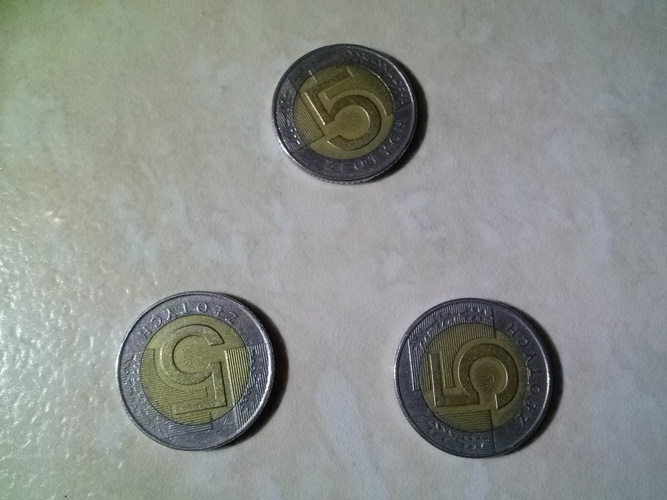
#> input picture zdjecia/monety - latwe/CAM01561.jpg, 667 x 500 px, shrunk from 1280 x 960 before the run
$ python -i 'Rozpoznawanie monet - BFMatcher.py'   (imports and definitions only)
#> lines starting #> are read from the running program, lines starting #| are printed output that depends on the picture; after the words box and inside, x2 and y2 are one past the last pixel; in counts of white or black regions, pixels touching at a corner belong together
import cv2
from matplotlib import pyplot as plt
import numpy as np
import os


def progowanie(image):
    gray = cv2.cvtColor(image, cv2.COLOR_RGB2GRAY)
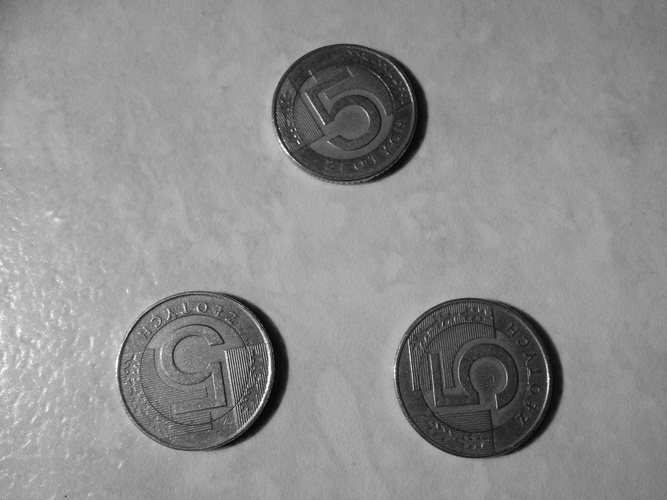
#> gray: shape (500, 667); min 1, max 254, mean 141.7

    blurred = cv2.GaussianBlur(gray, (11, 11), 0)

    thresh = cv2.adaptiveThreshold(blurred, 255, cv2.ADAPTIVE_THRESH_GAUSSIAN_C, cv2.THRESH_BINARY, 31, 10)
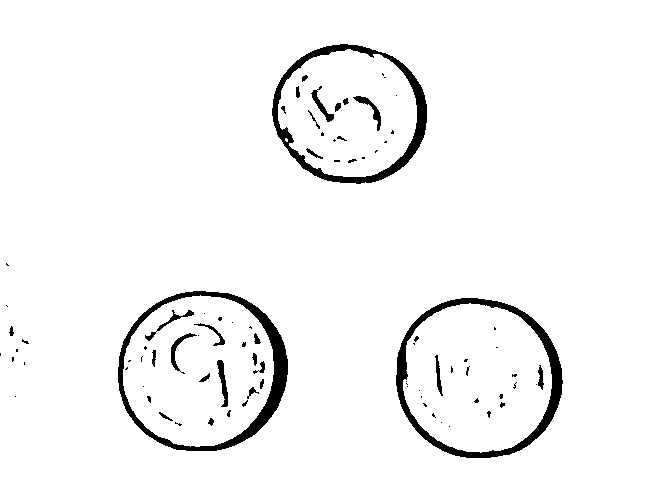
#> thresh: shape (500, 667); 96.2% white; 86 black regions (56 under 20 px), largest, box (x1, y1, x2, y2) and area: (118, 291, 288, 451) 3617, (396, 298, 563, 458) 3555, (272, 44, 427, 184) 3109

    return thresh


# [98 lines left out: function main, not called in this run]


# [1 line not run here, left out]

>>> import cv2
>>> picture = cv2.cvtColor(cv2.imread('zdjecia/monety - latwe/CAM01561.jpg'), cv2.COLOR_BGR2RGB)
>>> result = progowanie(picture)

$ run again, on zdjecia/monety - latwe/CAM01644.jpg
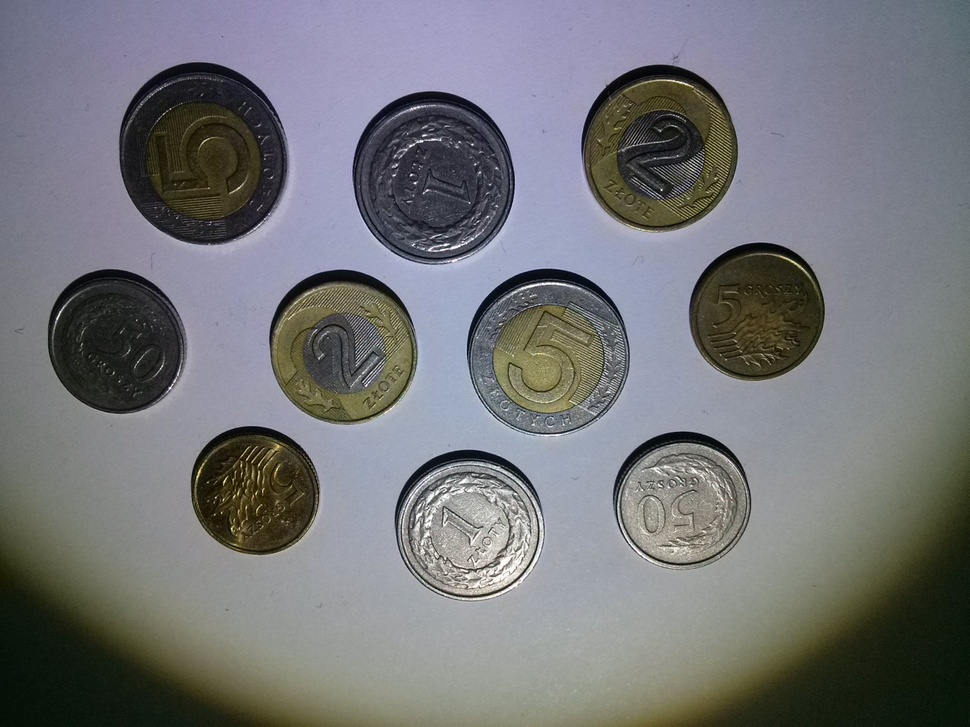
#> input picture zdjecia/monety - latwe/CAM01644.jpg, 970 x 727 px, shrunk from 1280 x 960 before the run
#> in progowanie, `gray = cv2.cvtColor(image, cv2.COLOR_RGB2GRAY)`:
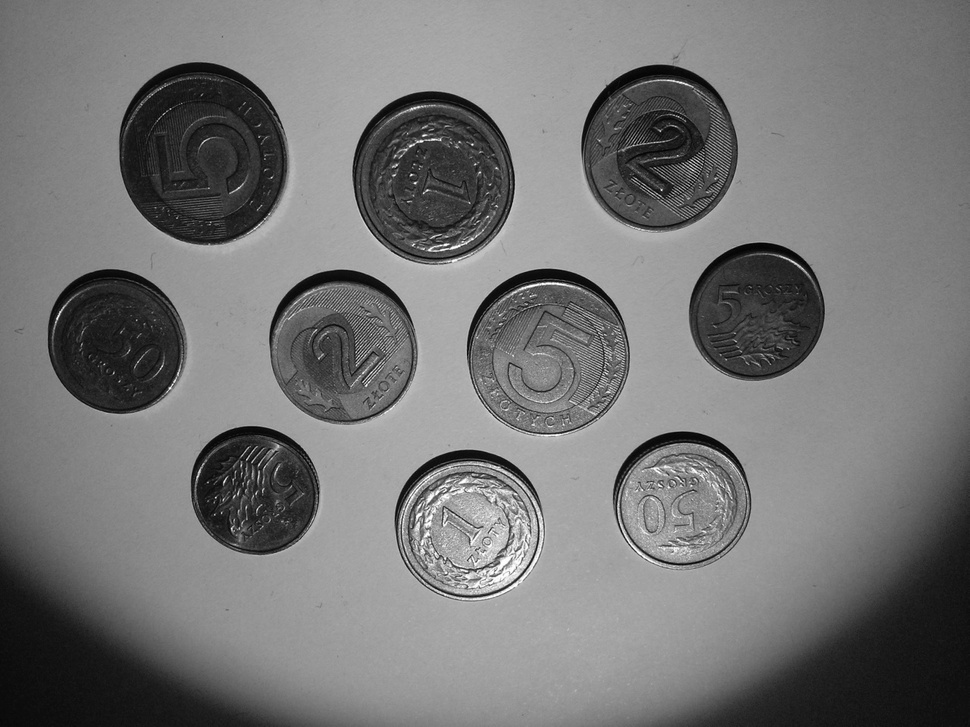
#> gray: shape (727, 970); min 0, max 255, mean 117.2
#> in progowanie, `thresh = cv2.adaptiveThreshold(blurred, 255, cv2.ADAPTIVE_THRESH_GAUSS..`:
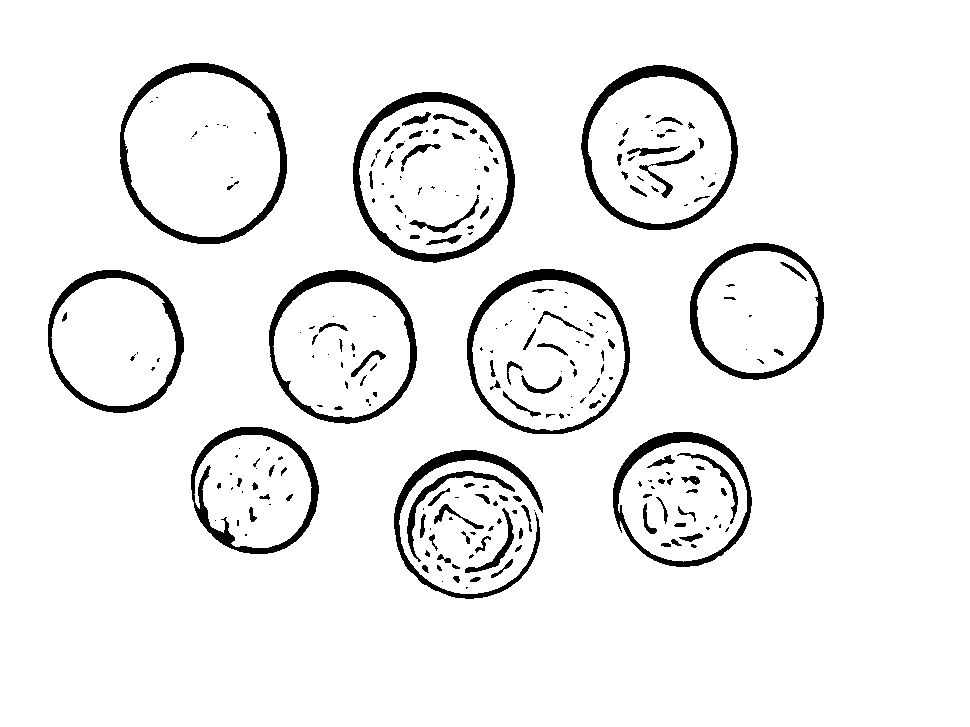
#> thresh: shape (727, 970); 94.1% white; 243 black regions (125 under 20 px), largest, box (x1, y1, x2, y2) and area: (353, 92, 515, 263) 3968, (120, 63, 287, 244) 3751, (581, 65, 738, 230) 3632

$ run again, on zdjecia/monety - latwe/CAM01646.jpg
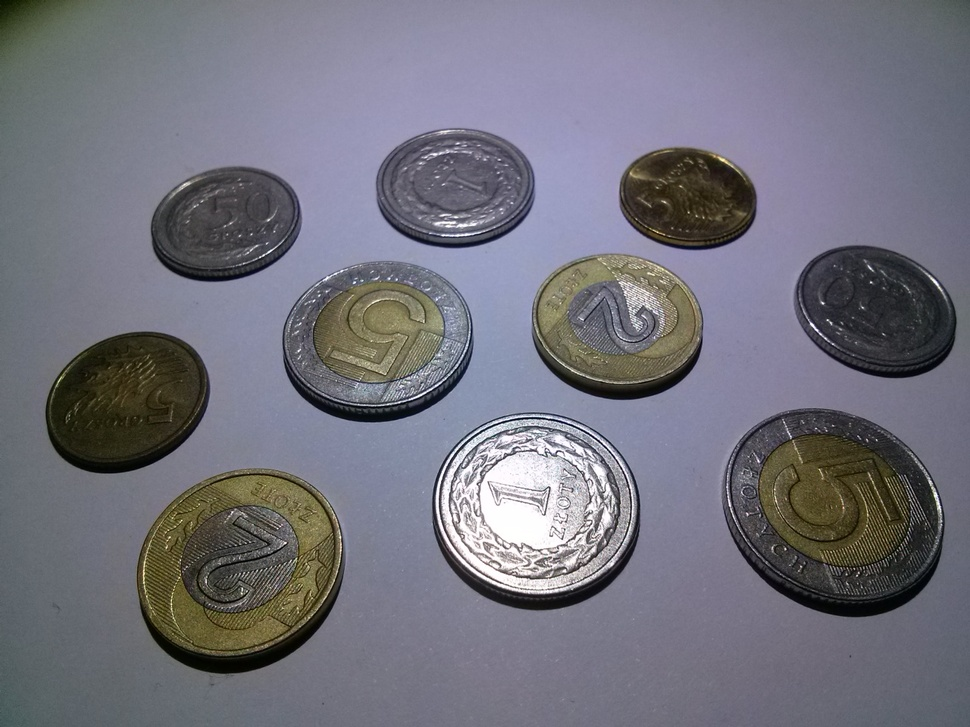
#> input picture zdjecia/monety - latwe/CAM01646.jpg, 970 x 727 px, shrunk from 1280 x 960 before the run
#> in progowanie, `gray = cv2.cvtColor(image, cv2.COLOR_RGB2GRAY)`:
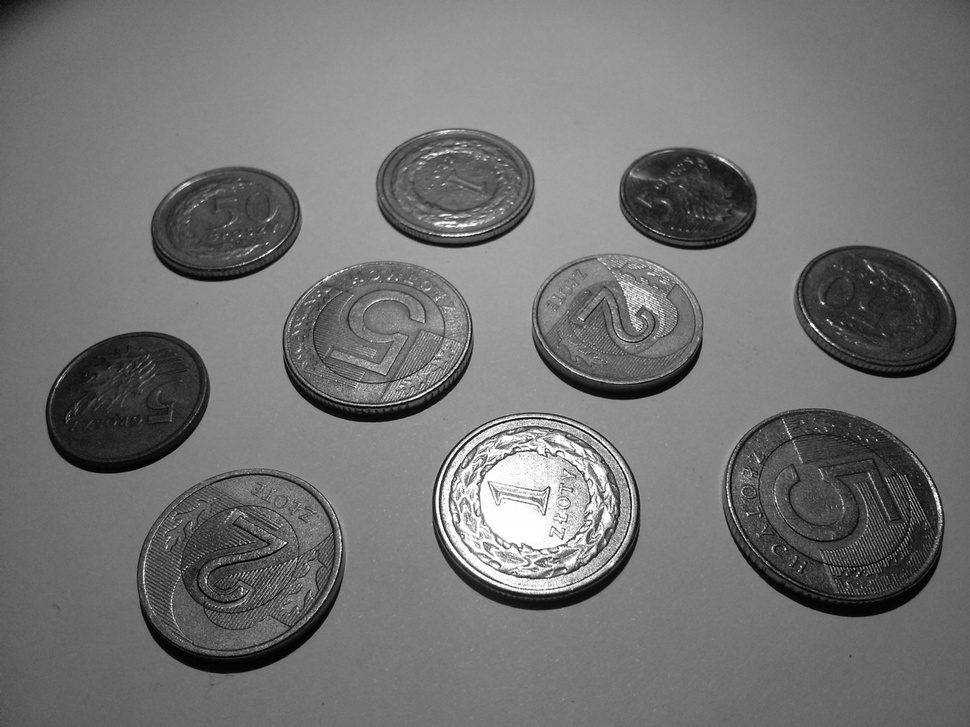
#> gray: shape (727, 970); min 0, max 255, mean 115.2
#> in progowanie, `thresh = cv2.adaptiveThreshold(blurred, 255, cv2.ADAPTIVE_THRESH_GAUSS..`:
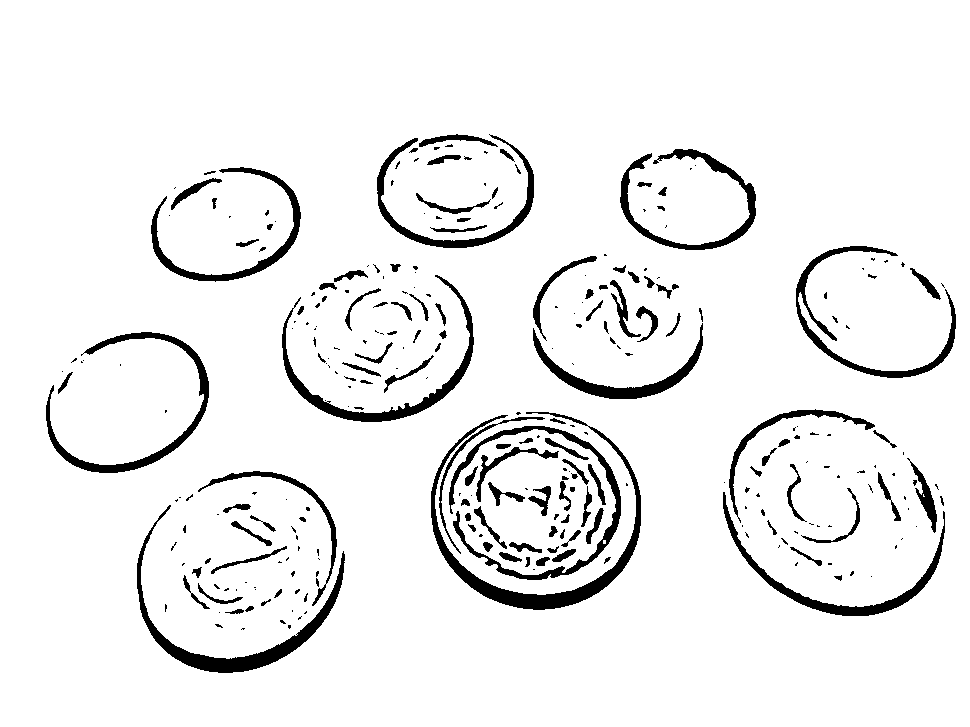
#> thresh: shape (727, 970); 93.6% white; 292 black regions (166 under 20 px), largest, box (x1, y1, x2, y2) and area: (431, 412, 641, 610) 4328, (137, 505, 345, 673) 3446, (282, 275, 474, 422) 2727
